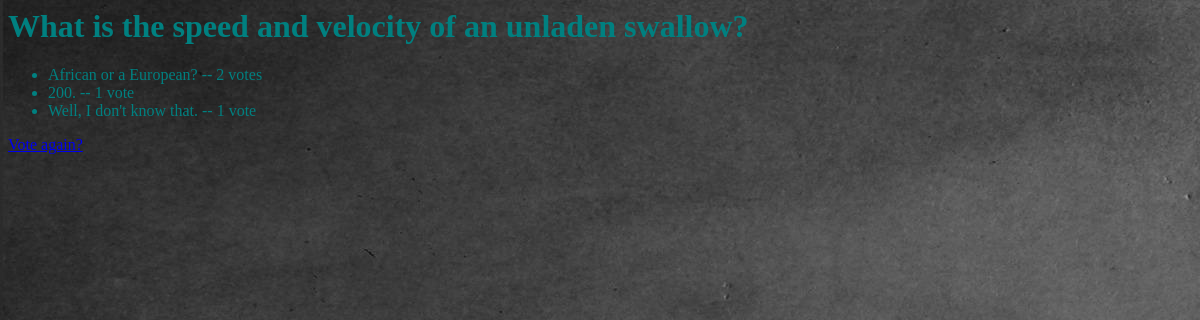
/polls/1/results/, run on an earlier commit of the app's database.
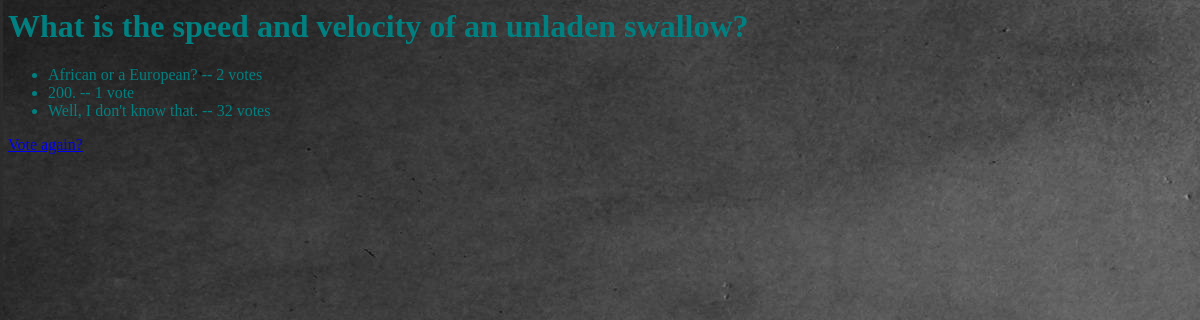
And on a later commit of the database.
### polls/models.py (models this page shows, shortened)
class Choice(models.Model):
    question = models.ForeignKey(Question, on_delete=models.CASCADE)
    choice_text = models.CharField(max_length=200)
    votes = models.IntegerField(default=0)

### polls/views.py (the view)
# urls.py: url(r'^(?P<pk>[0-9]+)/results/$', views.ResultsView.as_view(), name='results'),
class ResultsView(generic.DetailView):
    model = Question
    template_name = 'polls/results.html'

### polls/templates/polls/results.html
{% load staticfiles %}
<link rel="stylesheet" type="text/css" href="{% static 'polls/style.css' %}" />
<h1>{{ question.question_text }}</h1>
<ul>
{% for choice in question.choice_set.all %}
    <li>{{ choice.choice_text }} -- {{ choice.votes }} vote{{ choice.votes|pluralize }}</li>
{% endfor %}
</ul>
<a href="{% url 'polls:detail' question.id %}">Vote again?</a>

What changed in the data, as far as the page shows it:
changed Choice "Well, I don't know that.": votes "1" → "32"
